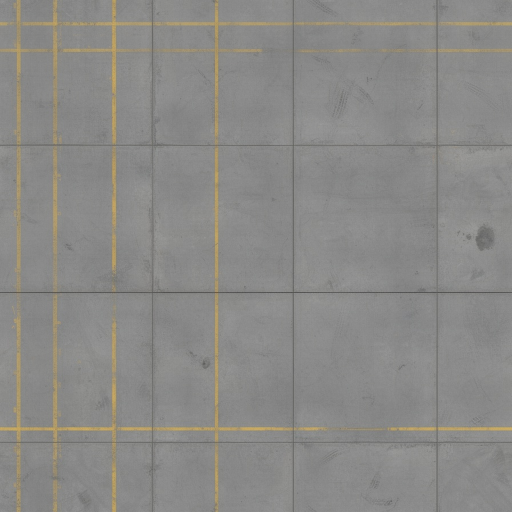
#> input picture assets/raw/grime/concretebay_albedo.png, 1024 x 1024 px (shown at 1/2 size); its folder holds only this picture in this run
$ python make_grime.py ../assets/raw/grime/concretebay_albedo.png
#> lines starting #> are read from the running program, lines starting #| are printed output that depends on the picture
"""Grimes the industrial halls' floors (phase F3): F1's concrete (concretebay, painted by FLUX.2) read as a plain,
washed-out tiled floor; the works keep their character with oil, burns, soot and worn lanes (phase F4: the bay lines
are decals laid by the room, their picture bay_line.png made here). The Mill's halls get the old rusty plating (floor)
sooted, burnt and spattered with slag (foundryplate). Only post-processing of the textures there are, no model: the same seed, the same pictures.

    py -3 tools/make_grime.py
    py -3 tools/make_grime.py --f6      (only: the mine's planks calmed, strawfloor_v2 derived; after make_dress)
    py -3 tools/make_dds.py --force --only concretebay concretebay_v1 concretebay_v2 foundryplate foundryplate_v1 \
        foundryplate_v2

Writes assets/textures/<name>_albedo.png and _orm.png (the concrete's are rewritten from their FLUX originals in
assets/raw/grime/, kept on the first run); foundryplate's normal map is the plating's.
"""
import os
import shutil
import sys

import numpy as np
from PIL import Image

ROOT = os.path.dirname(os.path.dirname(os.path.abspath(__file__)))
TEX = os.path.join(ROOT, "assets", "textures")
KEEP = os.path.join(ROOT, "assets", "raw", "grime")


def tnoise(size, cells, rng):
    """Tileable value noise (0..1): a grid of cells x cells, bicubic over its wrapped neighbours."""
    g = rng.random((cells, cells)).astype(np.float32)
    big = Image.fromarray(np.tile(g, (3, 3)), mode="F").resize((size * 3, size * 3), Image.Resampling.BICUBIC)
    return np.asarray(big)[size:2 * size, size:2 * size]


def fbm(size, rng, octaves=(4, 8, 16, 32, 64), gain=0.55):
#> called with size = 512, octaves = (8, 16, 32, 64, 128), gain = 0.55
    out, w, total = np.zeros((size, size), np.float32), 1.0, 0.0
    for c in octaves:
        out += tnoise(size, c, rng) * w
        total += w
        w *= gain
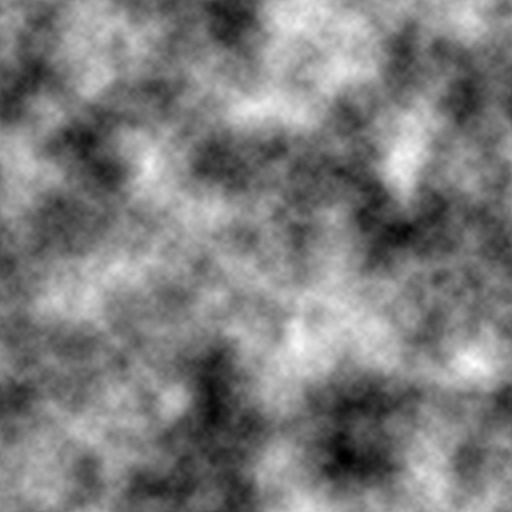
#> out: shape (512, 512) float32; min 0.333, max 1.87, mean 1.09; drawn with min black and max white
#> after the loop, total = 2.11; w = 0.0503
    return out / total


def smooth(e0, e1, x):
    t = np.clip((x - e0) / (e1 - e0), 0.0, 1.0)
    return t * t * (3.0 - 2.0 * t)


# [16 lines left out: function blobs, not called in this run]


def lin(a):
    return np.power(np.clip(a, 0.0, 1.0), 2.2)


def srgb(a):
    return np.power(np.clip(a, 0.0, 1.0), 1.0 / 2.2)


def load(name, kind):
    return np.asarray(Image.open(os.path.join(TEX, "%s_%s.png" % (name, kind))).convert("RGB")).astype(np.float32) / 255.0


def save(name, kind, rgb):
    Image.fromarray((np.clip(rgb, 0.0, 1.0) * 255.0 + 0.5).astype(np.uint8)).save(
        os.path.join(TEX, "%s_%s.png" % (name, kind)))


# [8 lines left out: function dilate, not called in this run]


def concrete(name, seed):
    """Darker concrete with its joints grimed, worn lanes, oil, tyre marks, burns, and bold chipped bay lines."""
    for kind in ("albedo", "orm"):
        keep = os.path.join(KEEP, "%s_%s.png" % (name, kind))
        if not os.path.exists(keep):
            shutil.copyfile(os.path.join(TEX, "%s_%s.png" % (name, kind)), keep)
    a = np.asarray(Image.open(os.path.join(KEEP, name + "_albedo.png")).convert("RGB")).astype(np.float32) / 255.0
    orm = np.asarray(Image.open(os.path.join(KEEP, name + "_orm.png")).convert("RGB")).astype(np.float32) / 255.0
    size = a.shape[0]
    rng = np.random.default_rng(seed)
    r, g, b = a[..., 0], a[..., 1], a[..., 2]
    # The old thin yellow lines: found by their colour, painted over in concrete, then laid again bold along them.
    yellow = ((r - b > 0.16) & (g - b > 0.1)).astype(np.float32)
    grey = a.mean(axis=2, keepdims=True)
    base = np.where(yellow[..., None] > 0, np.full_like(a, float(np.median(grey))), a)
    base = base * 0.35 + base.mean(axis=2, keepdims=True) * 0.65   # nearly grey
    # Grime over everything: dark mottling at several scales, soot-brown in the lows.
    dirt = fbm(size, rng)
    grain = fbm(size, rng, (64, 128, 256))
    tone = (0.62 + 0.3 * smooth(0.2, 0.8, dirt)) * (0.85 + 0.3 * grain)
    col = base * tone[..., None] * np.array([1.0, 0.97, 0.92], np.float32)
    # The joints darker (grime gathers there): where the picture is darker than its surroundings.
    blur = np.asarray(Image.fromarray((grey[..., 0] * 255).astype(np.uint8)).resize((size // 8, size // 8),
                                      Image.Resampling.BOX).resize((size, size), Image.Resampling.BILINEAR),
                      np.float32) / 255.0
    joint = smooth(0.03, 0.12, blur - grey[..., 0])
    col *= (1.0 - 0.55 * joint)[..., None]
    # Worn lanes: long strips along one axis, lighter and smoother (forklifts, boots).
    lane = tnoise(size, 3, rng)
    lane = np.asarray(Image.fromarray(lane).resize((size, size)), np.float32)
    lanes = smooth(0.55, 0.8, np.tile(tnoise(size, 6, rng)[:, :1], (1, size)) * 0.6 + lane * 0.4)
    col = col * (1.0 + 0.35 * lanes[..., None])
    # Tyre marks: faint dark streaks in pairs along the lanes, coming and going.
    yy = np.mgrid[0:size, 0:size][0].astype(np.float32)
    tyres = np.zeros((size, size), np.float32)
    for _ in range(2):
        y0 = rng.random() * size
        for off in (-20.0, 20.0):
            d = np.abs(yy - y0 - off)
            d = np.minimum(d, size - d)
            tyres = np.maximum(tyres, smooth(7.0, 2.0, d))
    tyres *= smooth(0.45, 0.7, tnoise(size, 4, rng)) * (0.5 + 0.5 * grain)
    col *= (1.0 - 0.35 * tyres)[..., None]
    # Oil: dark, a little brown-blue, smooth (its roughness low).
    oil = blobs(size, rng, 3, size * 0.04, size * 0.1, 1.6) * (0.6 + 0.4 * grain)
    col = col * (1.0 - 0.6 * oil[..., None]) + oil[..., None] * np.array([0.012, 0.012, 0.016], np.float32)
    # Burns: black soot fading out, a brown ring round some.
    burn = blobs(size, rng, 1, size * 0.06, size * 0.1, 1.8) * smooth(0.3, 0.6, grain + 0.2)
    ring = np.clip(burn * (1.0 - burn) * 4.0, 0.0, 1.0)
    col = col * (1.0 - 0.8 * burn[..., None]) + ring[..., None] * np.array([0.05, 0.03, 0.015], np.float32)
    # (Phase F4: no lines in the picture: they came from the FLUX picture's old lines and lay over every hall as a grid;
    # the halls' bay lines are decals laid by the room, Level::bayLines, their picture bay_line() below.)
    rough = orm[..., 1] * (1.0 - 0.6 * oil) * (1.0 - 0.15 * lanes) + 0.05 * burn
    ao = orm[..., 0] * (1.0 - 0.3 * joint)
    out_orm = np.stack([ao, np.clip(rough, 0.08, 1.0), np.zeros_like(ao)], axis=2)
    save(name, "albedo", col)
    save(name, "orm", out_orm)
    print(name, "mean linear %.3f" % lin(col).mean())


# [78 lines left out: functions foundry, hulldeck, calm, derived_variant, not called in this run]


def bay_line():
    """A painted bay line, 2 m by 12 cm (512 by 32): safety yellow, worn and chipped, its ends meeting the next
    piece's (the noise wraps along it), its long edges a little ragged; assets/textures/decals/bay_line.png."""
    rng = np.random.default_rng(91)
    w, h = 512, 32
    chips = fbm(w, rng, (8, 16, 32, 64, 128))[:h, :]
    dirt = fbm(w, rng, (4, 8, 16))[:h, :]
#> call 2 of fbm, with size = 512, octaves = (4, 8, 16), gain = 0.55
#> the loop in fbm (call 2), `for c in octaves:` made 3 passes
#> pass 1, in tnoise (call 6), `big = Image.fromarray(np.tile(g, (3, 3)), mode="F").resize((size * 3, ..`:
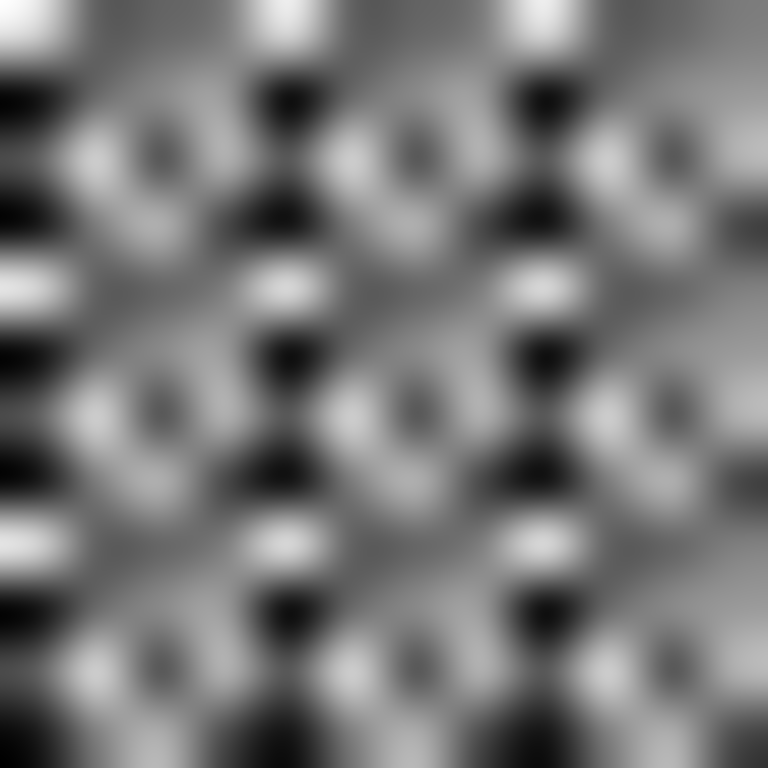
#> big: PIL image 1536x1536 F (shown at 1/2 size); min 0.138, max 1.09, mean 0.585; drawn with min black and max white
#> after the loop in fbm (call 2), `for c in octaves:`:
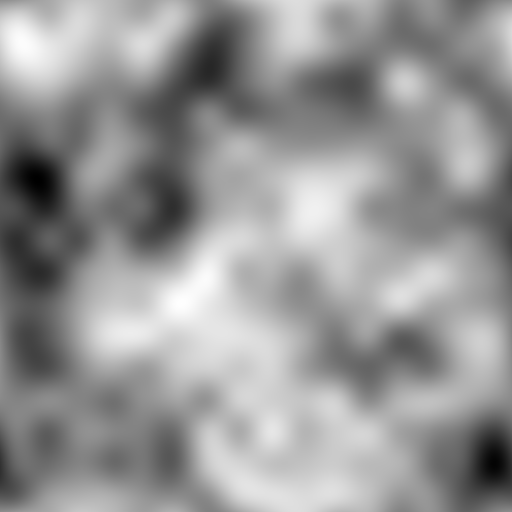
#> out: shape (512, 512) float32; min 0.389, max 1.5, mean 1.05; drawn with min black and max white
#> after the loop in fbm (call 2), `for c in octaves:`: total = 1.85; w = 0.166
#> in fbm (call 2), `return out / total`:
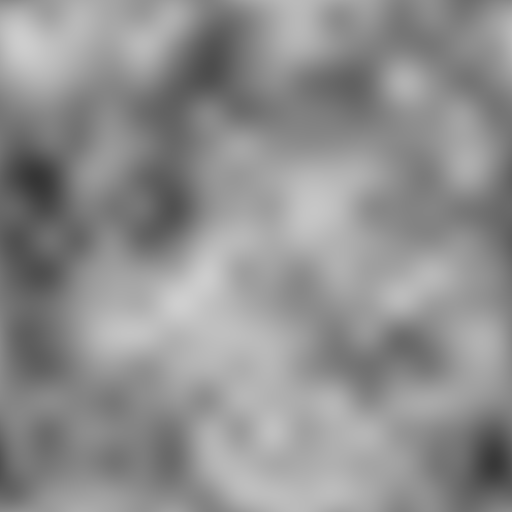
#> returned value: shape (512, 512) float32; min 0.21, max 0.811, mean 0.565
    rag = fbm(w, rng, (32, 64))[0, :]
#> the loop in fbm (call 3), `for c in octaves:` made 2 passes
#> pass 1, in tnoise (call 9), `big = Image.fromarray(np.tile(g, (3, 3)), mode="F").resize((size * 3, ..`:
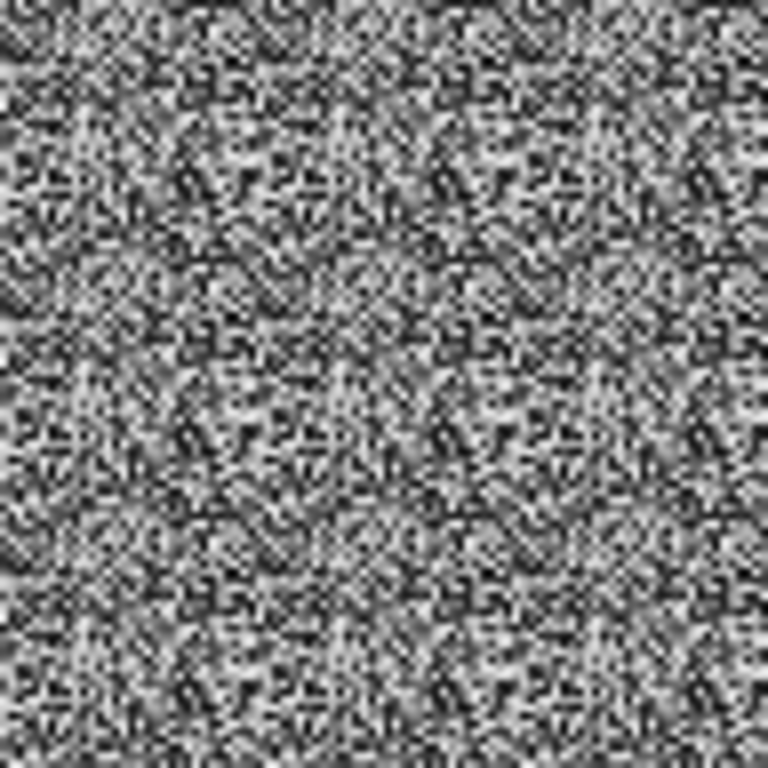
#> big: PIL image 1536x1536 F (shown at 1/2 size); min -0.134, max 1.15, mean 0.499; drawn with min black and max white
#> pass 2, in fbm (call 3), `out += tnoise(size, c, rng) * w`:
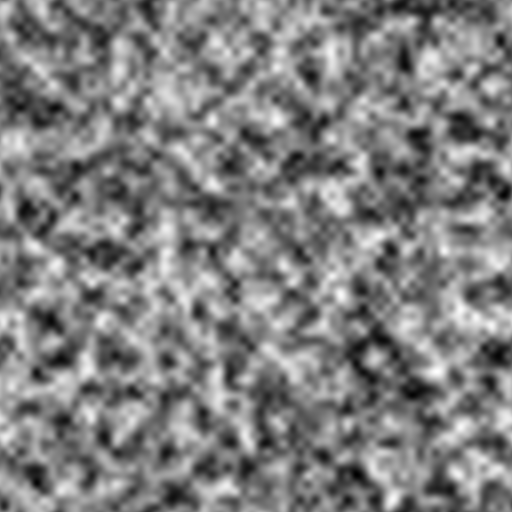
#> out: shape (512, 512) float32; min -0.0126, max 1.56, mean 0.778; drawn with min black and max white
#> after the loop in fbm (call 3), `for c in octaves:`: total = 1.55; w = 0.303
#> rag = 512 values, max 0.76 at index 39, min 0.115 at index 404, mean 0.468
    yy = np.mgrid[0:h, 0:w][0].astype(np.float32)
    half = 11.0 + 3.0 * (rag - 0.5)
#> half = 512 values, max 11.78 at index 39, min 9.85 at index 404, mean 10.9
    edge = smooth(half + 1.5, half - 1.5, np.abs(yy - (h - 1) * 0.5))
    cover = edge * smooth(0.3, 0.42, chips) * 0.92
    col = np.array([0.86, 0.64, 0.1], np.float32) * (0.7 + 0.4 * dirt[..., None])
    rgba = np.concatenate([col, cover[..., None]], axis=2)
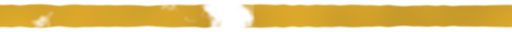
#> rgba: shape (32, 512, 4) float32; mean of channels 0, 1, 2, 3 0.809, 0.602, 0.0941, 0.569; transparent parts drawn white
    Image.fromarray((np.clip(rgba, 0.0, 1.0) * 255.0 + 0.5).astype(np.uint8), "RGBA").save(
        os.path.join(TEX, "decals", "bay_line.png"))
    print("bay_line cover %.2f" % cover.mean())
#| bay_line cover 0.57


def main():
    if "--f6" in sys.argv:
        # Phase F6 only (the painted maps there): the mine's planks calmer, the straw's second variant made anew.
        for n in ("mineplank", "mineplank_v1", "mineplank_v2"):
            calm(n)
        derived_variant("strawfloor", "strawfloor_v2")
        return
    os.makedirs(KEEP, exist_ok=True)
    bay_line()
    for i, n in enumerate(("concretebay", "concretebay_v1", "concretebay_v2")):
        concrete(n, 31 + i)
    for i, (s, n) in enumerate((("floor", "foundryplate"), ("floor_v1", "foundryplate_v1"),
                                ("floor_v2", "foundryplate_v2"))):
        foundry(s, n, 71 + i)
    for i, (s, n) in enumerate((("hullplate", "hulldeck"), ("hullplate_v1", "hulldeck_v1"),
                                ("hullplate_v2", "hulldeck_v2"))):
        hulldeck(s, n, 81 + i)


if __name__ == "__main__":
#> (the run stopped early here; a loop or call above may not have finished)
